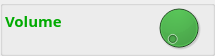
          <widget class="QGroupBox" name="groupBoxClipVolume">
           <property name="geometry">
            <rect>
             <x>5</x>
             <y>21</y>
             <width>215</width>
             <height>56</height>
            </rect>
           </property>
           <property name="styleSheet">
            <string notr="true">#groupBoxClipVolume {
border: 1px solid rgb(0, 170, 0);
border-radius: 5px;
}</string>
           </property>
           <property name="title">
            <string/>
           </property>
           <widget class="QLabel" name="labelClipVolume">
            <property name="geometry">
             <rect>
              <x>80</x>
              <y>10</y>
              <width>51</width>
              <height>21</height>
             </rect>
            </property>
            <property name="font">
             <font>
              <family>Noto Sans</family>
              <pointsize>11</pointsize>
              <weight>75</weight>
              <italic>false</italic>
              <bold>true</bold>
             </font>
            </property>
            <property name="styleSheet">
             <string notr="true">color: rgb(0, 170, 0);
font: bold 11pt &quot;Noto Sans&quot;;
text-align: left;</string>
            </property>
            <property name="text">
             <string/>
            </property>
            <property name="alignment">
             <set>Qt::AlignLeading|Qt::AlignLeft|Qt::AlignTop</set>
            </property>
           </widget>
           <widget class="QSuperDial" name="clip_volume">
            <property name="enabled">
             <bool>true</bool>
            </property>
            <property name="geometry">
             <rect>
              <x>154</x>
              <y>3</y>
              <width>50</width>
              <height>50</height>
             </rect>
            </property>
            <property name="styleSheet">
             <string notr="true">background-color: rgb(0, 170, 0);</string>
            </property>
            <property name="maximum">
             <number>256</number>
            </property>
            <property name="singleStep">
             <number>1</number>
            </property>
           </widget>
           <widget class="QLabel" name="label_6">
            <property name="geometry">
             <rect>
              <x>5</x>
              <y>10</y>
              <width>71</width>
              <height>21</height>
             </rect>
            </property>
            <property name="font">
             <font>
              <family>Noto Sans</family>
              <pointsize>11</pointsize>
              <weight>75</weight>
              <italic>false</italic>
              <bold>true</bold>
             </font>
            </property>
            <property name="styleSheet">
             <string notr="true">color: rgb(0, 170, 0);
font: bold 11pt &quot;Noto Sans&quot;;
text-align: left;</string>
            </property>
            <property name="text">
             <string>Volume</string>
            </property>
            <property name="alignment">
             <set>Qt::AlignLeading|Qt::AlignLeft|Qt::AlignVCenter</set>
            </property>
           </widget>
          </widget>
